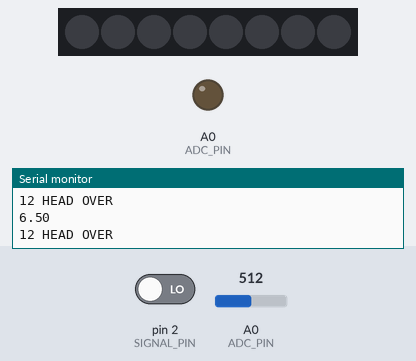
The sketch below on a simulated Arduino Uno, built with avr-gcc and run on an emulated ATmega328P. On the bench: 8 RGB LEDs in strip order, left to right, output pins drawn as LEDs (lit = HIGH), the last lines printed to the serial monitor. The inputs (shaded band) are chosen by the test bench; at power-on: pin 2 (SIGNAL_PIN) LOW, A0 (ADC_PIN) = 512. Dim RGB values are drawn brighter than linear; pins used as bus, display or sensor lines are not drawn.

Above: at 3.5 s.
3.6 s: pin 2 (SIGNAL_PIN) driven HIGH
At 5.7 s:
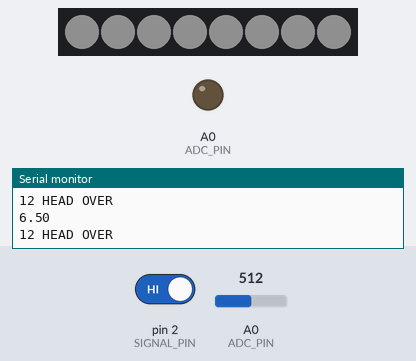
6.1 s: pin 2 (SIGNAL_PIN) driven LOW
At 6.85 s:
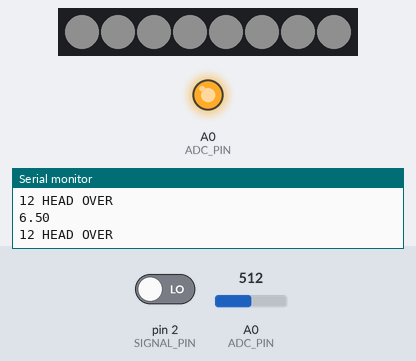
8.6 s: A0 (ADC_PIN) set to 716
At 10.9 s:
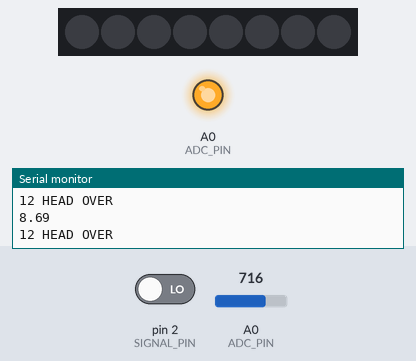
11.1 s: A0 (ADC_PIN) set to 0
13.6 s: A0 (ADC_PIN) set to 122
Timing chart, 0 to 17.1 s (numbered marks = the images above; inputs shaded):
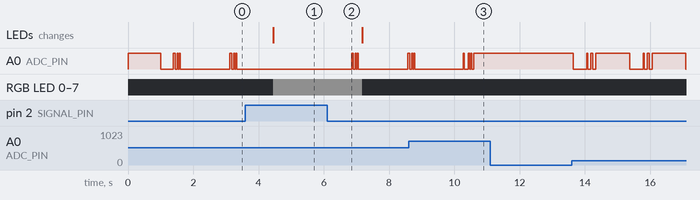

The sketch:

Esp8266.ino
```cpp
#include <Adafruit_NeoPixel.h>


// 设定WS2812数据传输脚和灯珠数量
#define LED_PIN 13
#define LED_NUM 8

// 设定ADC引脚
#define ADC_PIN A0

#define SIGNAL_PIN 2
#define SDA_PIN 14
#define SCL_PIN 12

// ADC 数值矫正
#define BIAS -1
//#define BIAS 0.25

// ADC 各个位数存放
int L1 = 0;
int R1 = 0;
int R2 = 0;

//


// WS2812传输对象
Adafruit_NeoPixel pixels(LED_NUM, LED_PIN, NEO_GRB + NEO_KHZ800);

// ADC数值
float batVoltage = 0;
int sensorValue = 0;  // value read from the pot


// WS2812测试函数
void light_up(){
     pixels.clear();
    for(int i=0; i<LED_NUM; i++) { // For each pixel...
    pixels.setPixelColor(i, pixels.Color(15, 15, 15));
    pixels.show();   // Send the updated pixel colors to the hardware.
    }
}

void light_down(){
    pixels.clear();
    for(int i=0; i<LED_NUM; i++) { // For each pixel...
    pixels.setPixelColor(i, pixels.Color(0, 0, 0));
    pixels.show();   // Send the updated pixel colors to the hardware.
    }
}


// 创建一个下降沿
void clock_pulse(){
  delay(10);
  digitalWrite(SCL_PIN, HIGH);
  digitalWrite(SCL_PIN, LOW);
  delay(10);
  digitalWrite(SCL_PIN, HIGH);
  delay(10);
}

// 负责数据传输
void data_transfer(int data){
  for(int i = 3; i > -1; i--){
    int load = 0;
    load = (data >> i) & 1;
    if(load){
      digitalWrite(SDA_PIN, HIGH);
    }
    else{
      digitalWrite(SDA_PIN, LOW);
    }
    clock_pulse();
  }
}

// 电压数据传输
void voltage_transfer(){

  // 传输开始的头码
  for(int i = 0; i < 12; i ++){
    digitalWrite(SDA_PIN, LOW);
    clock_pulse();
  }
  Serial.println("12 HEAD OVER");
  // 开始传输数据
  data_transfer(L1);
  data_transfer(R1);
  data_transfer(R2);
}

void update_voltage(){
  // 电压检测
  sensorValue = analogRead(ADC_PIN);
  batVoltage = (sensorValue / 1024.0) * 11 -BIAS;

  L1 = batVoltage;
  R1 = (batVoltage - L1) * 10;
  R2 = ((batVoltage - L1) - R1 / 10.0) * 100;

  Serial.println(batVoltage);

}

void setup() {
  // 初始化WS2812库
  pixels.begin();

  // 初始化串口
  Serial.begin(115200);

  // 初始化IO
  pinMode(SIGNAL_PIN, INPUT);
  pinMode(SDA_PIN, OUTPUT);
  pinMode(SCL_PIN, OUTPUT);
  digitalWrite(SDA_PIN, HIGH);
  digitalWrite(SCL_PIN, HIGH);


}

void loop() {
  delay(1000);

  // 如果树莓派仍然未启动
  if(digitalRead(SIGNAL_PIN)){
    light_up();
  }
  else{
    update_voltage();
    if(batVoltage > 1){
    voltage_transfer();
    }
    light_down();
  }

}
```

Measured:
- after the input at 3.6 s, A0 (ADC_PIN): stops changing and stays LOW; RGB LED 0–7: off → RGB(15, 15, 15) after 0.85 s; the LEDs: change after 0.85 s (image 1)
- after the input at 6.1 s, A0 (ADC_PIN): goes HIGH 0.06 s, LOW 0.06 s, HIGH 0.03 s, LOW 0.03 s, HIGH 0.03 s, LOW 1.5 s, then HIGH, starting after 0.75 s; RGB LED 0–7: RGB(15, 15, 15) → off after 1.1 s
- after the input at 11.1 s, A0 (ADC_PIN): stops changing and stays HIGH
